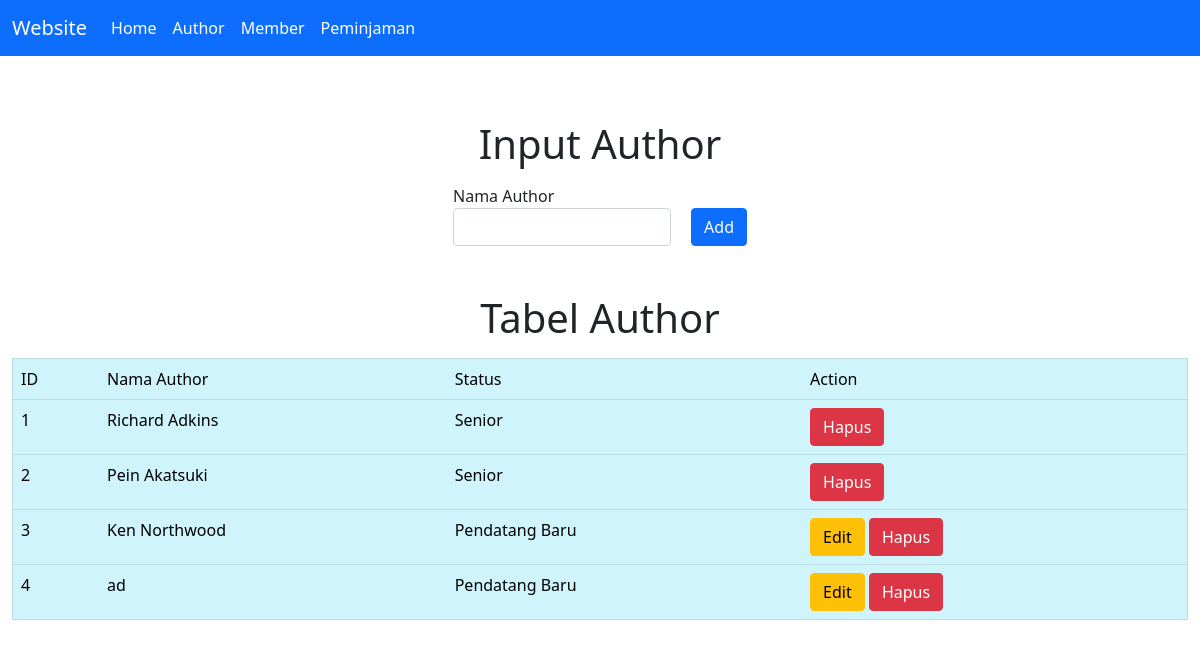
The app's page /author.php, older data.
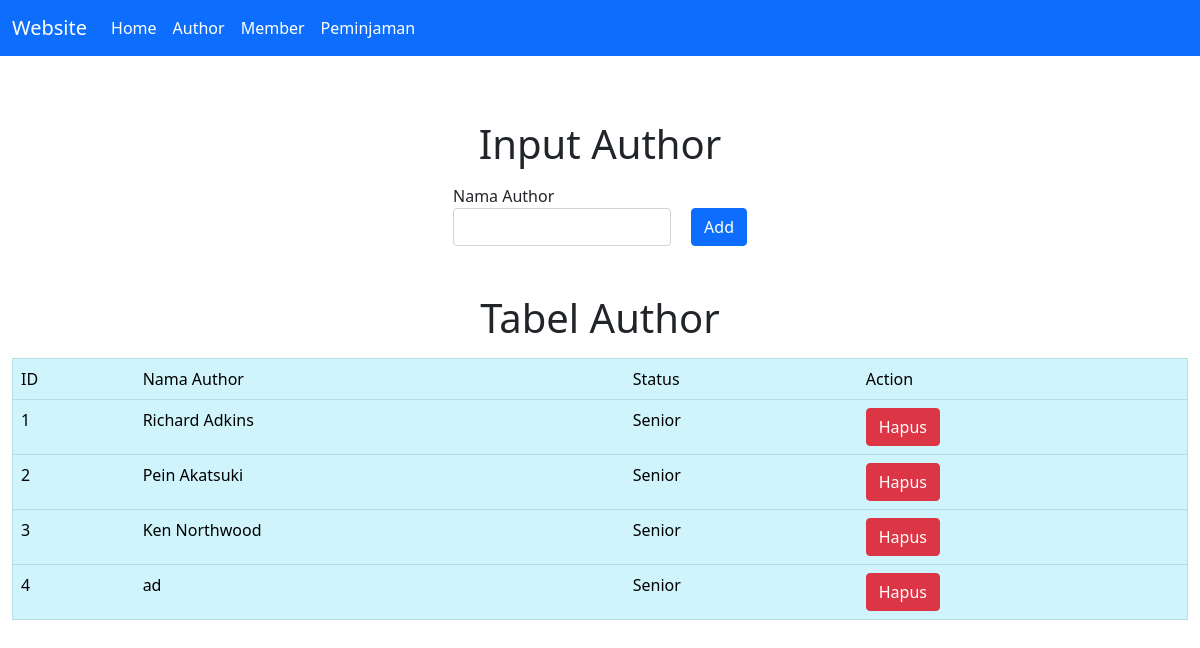
The same page, newer data.
### tables this page shows
CREATE TABLE `author` (
  `id_author` int(11) NOT NULL,
  `nama` varchar(100) NOT NULL,
  `status` varchar(50) NOT NULL
);

### conf.php (called while the page is built)
<?php
$db_host = "localhost";
$db_user = "root";
$db_pass = "";
$db_name = "db_perpustakaan";
?>

### includes/DB.class.php (called while the page is built, shortened)
<?php
class DB
{
    var $db_host = "";
    var $db_user = "";
    var $db_pass = "";
    var $db_name = "";
    var $db_link = "";
    var $result = 0;
    function DB($db_host = '', $db_user = '', $db_pass = '', $db_name = '')
    {
        $this->db_host = $db_host;
        $this->db_user = $db_user;
        $this->db_pass = $db_pass;
        $this->db_name = $db_name;
    }
    function open()
    {
        $this->db_link = mysqli_connect($this->db_host, $this->db_user, $this->db_pass, $this->db_name);
    }
    function execute($query = "")
    {
        $this->result = mysqli_query($this->db_link, $query);
        return $this->result;
    }
    function getResult()
    {
        return mysqli_fetch_array($this->result);
    }
}
?>

### includes/Author.class.php (called while the page is built, shortened)
<?php
class Author extends DB
{
    function getAuthor()
    {
        $query = "SELECT * FROM author";
        return $this->execute($query);
    }
}

### author.php (the view, shortened to what this page needs)
<?php
include("conf.php");
include("includes/DB.class.php");
include("includes/Author.class.php");
$author = new Author($db_host, $db_user, $db_pass, $db_name);
$author->open();
$author->getAuthor();
$data = null;
$no = 1;
while (list($id, $nama, $status) = $author->getResult()) {
    if ($status == 'Senior') {
        $data .= "<tr>
                <td>" . $no++ . "</td>
                <td>" . $nama . "</td>
                <td>" . $status . "</td>
                <td>
                <a href='author.php?id_hapus=" . $id . "' class='btn btn-danger''>Hapus</a>
                </td>
                </tr>";
    } else {
        $data .= "<tr>
                <td>" . $no++ . "</td>
                <td>" . $nama . "</td>
                <td>" . $status . "</td>
                <td>
                <a href='author.php?id_edit=" . $id .  "' class='btn btn-warning''>Edit</a>
                <a href='author.php?id_hapus=" . $id . "' class='btn btn-danger''>Hapus</a>
                </td>
                </tr>";
    }
}

Row changes from the older to the newer data that the page shows:
changed author "Ken Northwood": status "Pendatang Baru" → "Senior"
changed author "ad": status "Pendatang Baru" → "Senior"
